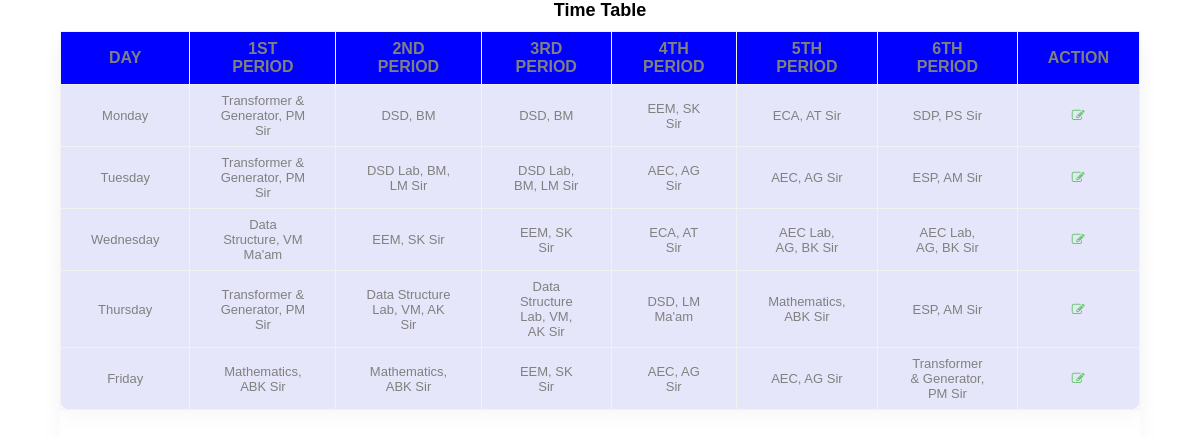
Page /display2.php on the committed database.
### tables this page shows
CREATE TABLE `table3` (
  `sl_no` int(11) NOT NULL,
  `day` varchar(50) NOT NULL,
  `p1` varchar(50) NOT NULL,
  `p2` varchar(50) NOT NULL,
  `p3` varchar(50) NOT NULL,
  `p4` varchar(50) NOT NULL,
  `p5` varchar(50) NOT NULL,
  `p6` varchar(50) NOT NULL
);

### display2.php (the view, shortened to what this page needs)
<!DOCTYPE html>
<html lang="en">
<head>
    <title</title>
    <link rel="stylesheet" href="css/mystyle.css">
    <link rel="stylesheet" href="css/font-awesome.min.css">
</head>
<body>
    <div class="main-div">
        <h1>Time Table</h1>
        <div class="center-div">
            <div class="table-responsive">
                <table>
                    <thead>
                        <tr>
                            <th bgcolor="blue"><strong>Day</strong></th>
                            <th bgcolor="blue"><strong>1st Period</strong></th>
                            <th bgcolor="blue"><strong>2nd Period</strong></th>
                            <th bgcolor="blue"><strong>3rd Period</strong></th>
                            <th bgcolor="blue"><strong>4th Period</strong></th>
                            <th bgcolor="blue"><strong>5th Period</strong></th>
                            <th bgcolor="blue"><strong>6th Period</strong></th>
                            <th bgcolor="blue"><strong>Action</strong></th>
                        </tr>
                    </thead>
                    <tbody>
                    <?php
                        $querry="select * from table3 ";
                        $connection = mysqli_connect("localhost","root","","timetable");
                        $query= mysqli_query($connection,$querry);
                        while($res=mysqli_fetch_array($query)){
                           ?>
                            <tr>
                            <td><?php echo $res['day']; ?></td>
                            <td><?php echo $res['p1']; ?></td>
                            <td><?php echo $res['p2']; ?></td>
                            <td><?php echo $res['p3']; ?></td>
                            <td><?php echo $res['p4']; ?></td>
                            <td><?php echo $res['p5']; ?></td>
                            <td><?php echo $res['p6']; ?></td>
                            <td><a href="update2.php?sl_no=<?php echo $res['sl_no'];?>" data-toggle="tooltip" data-placement="bottom" title="Edit"><i class="fa fa-edit" aria-hidden="true"></i> </a></td>
                        </tr>
                        <?php
                        }
                    ?>
                    </tbody>
                </table>
            </div>
        </div>
</div>
</body>
</html>

### css/mystyle.css (style rules this page uses)
* { margin: 0; padding: 0; box-sizing: border-box; font-family: sans-serif; }
.main-div { width: 100%; height: 100vh; display: flex; flex-direction: column; align-items: center; }
.center-div { width: 90%; height: 80vh; background: -webkit-gradient(left, #5dade2, #00c6ff); box-shadow: 0 10px 28px 0 rgba(0, 0, 0, 0.03); border-radius: 10px; }
h1 { font-size: 18px; color: #000; text-align: center; margin-bottom: 10px; }
table { border-collapse: collapse; background-color: lavender; box-shadow: 0 10px 20px 0 rgba(0, 0, 0, 0.03); border-radius: 10px; margin: auto; }
th, td { border: 1px solid #f2f2f2; padding: 8px 30px; text-align: center; color: gray; }
th { text-transform: uppercase; font-weight: 500; }
td { font-size: 13px; }
.fa { font-size: 18px; }
.fa-edit { color: #63c76a; }
a { text-decoration: none; display: flex; justify-content: center; text-align: center; }

### rows in the picture
table3: day "Monday", p1 "Transformer & Generator, PM Sir", p2 "DSD, BM", p3 "DSD, BM", p4 "EEM, SK Sir", p5 "ECA, AT Sir", p6 "SDP, PS Sir"
table3: day "Tuesday", p1 "Transformer & Generator, PM Sir", p2 "DSD Lab, BM, LM Sir", p3 "DSD Lab, BM, LM Sir", p4 "AEC, AG Sir", p5 "AEC, AG Sir", p6 "ESP, AM Sir"
table3: day "Wednesday", p1 "Data Structure, VM Ma'am", p2 "EEM, SK Sir", p3 "EEM, SK Sir", p4 "ECA, AT Sir", p5 "AEC Lab, AG, BK Sir", p6 "AEC Lab, AG, BK Sir"
table3: day "Thursday", p1 "Transformer & Generator, PM Sir", p2 "Data Structure Lab, VM, AK Sir", p3 "Data Structure Lab, VM, AK Sir", p4 "DSD, LM Ma'am", p5 "Mathematics, ABK Sir", p6 "ESP, AM Sir"
table3: day "Friday", p1 "Mathematics, ABK Sir", p2 "Mathematics, ABK Sir", p3 "EEM, SK Sir", p4 "AEC, AG Sir", p5 "AEC, AG Sir", p6 "Transformer & Generator, PM Sir"
